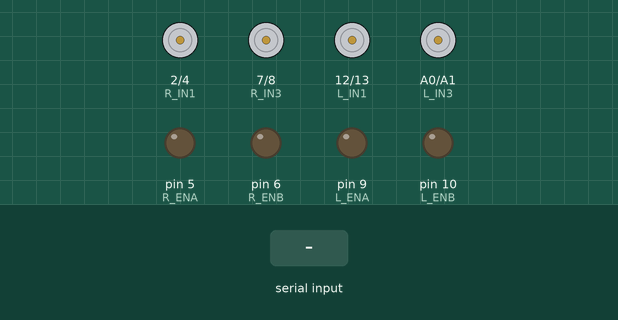
The sketch below on a simulated Arduino Uno, built with avr-gcc and run on an emulated ATmega328P. Shown: motor-driver pin pairs drawn as motors (green arrow = first pin HIGH = forward, orange = second pin HIGH = backward, longer = more drive), output pins drawn as LEDs (lit = HIGH). Inputs (shaded band) come from the test bench.

Above: at 1.2 s.
1.3 s: "F" received over Serial
At 2.5 s:
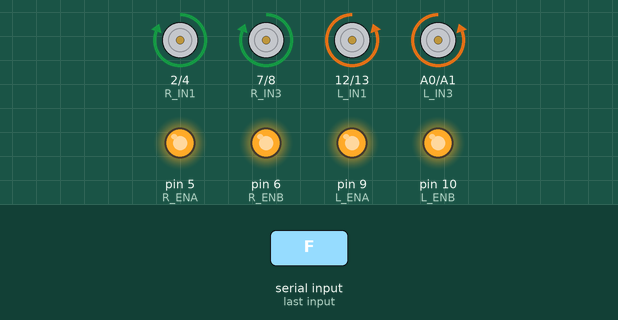
2.8 s: "B" received over Serial
At 3.6 s:
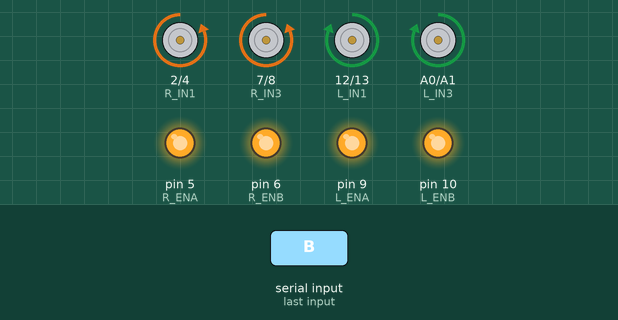
4.3 s: "L" received over Serial
At 4.8 s:
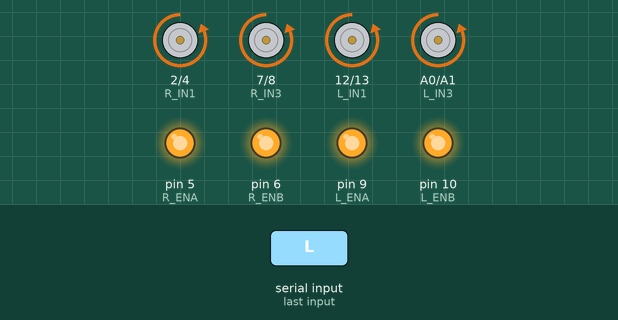
5.8 s: "R" received over Serial
At 7.0 s:
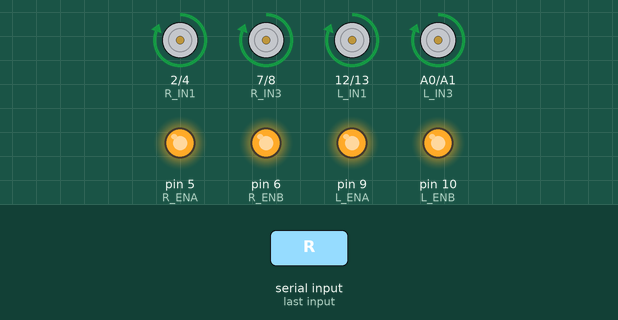
7.3 s: "f" received over Serial
At 8.3 s:
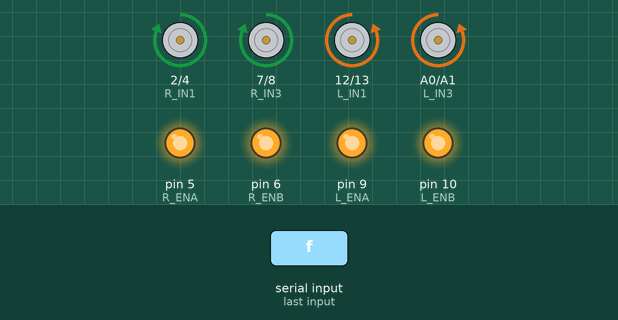
8.8 s: "b" received over Serial
At 9.4 s:
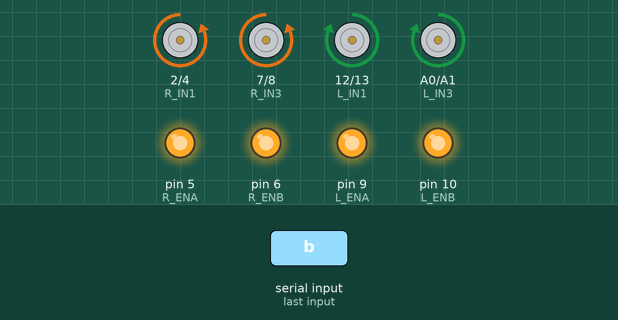
Timing chart, 0 to 11.3 s (numbered marks = the images above; inputs shaded):
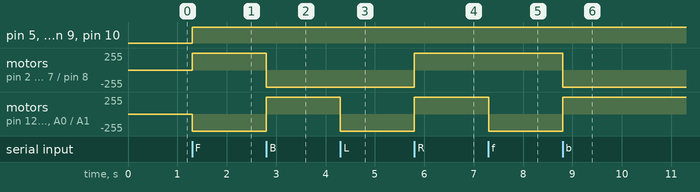

The sketch:

mine.ino
```cpp
// ========================================
// DRIVER 1 = RIGHT WHEELS
// ========================================

#define R_ENA 5
#define R_IN1 2
#define R_IN2 4

#define R_ENB 6
#define R_IN3 7
#define R_IN4 8


// ========================================
// DRIVER 2 = LEFT WHEELS
// ========================================

#define L_ENA 9
#define L_IN1 12
#define L_IN2 13

#define L_ENB 10
#define L_IN3 A0
#define L_IN4 A1


int speedValue = 255;


// ========================================

void setup() {

  pinMode(R_ENA, OUTPUT);
  pinMode(R_IN1, OUTPUT);
  pinMode(R_IN2, OUTPUT);
  pinMode(R_ENB, OUTPUT);
  pinMode(R_IN3, OUTPUT);
  pinMode(R_IN4, OUTPUT);

  pinMode(L_ENA, OUTPUT);
  pinMode(L_IN1, OUTPUT);
  pinMode(L_IN2, OUTPUT);
  pinMode(L_ENB, OUTPUT);
  pinMode(L_IN3, OUTPUT);
  pinMode(L_IN4, OUTPUT);

  Serial.begin(9600);

  stopCar();
}


// ========================================
// LOOP
// ========================================

void loop() {

  if (Serial.available()) {

    char command = Serial.read();

    if (command == 'F' || command == 'f')
      forward();

    else if (command == 'B' || command == 'b')
      backward();

    else if (command == 'L' || command == 'l')
      left();

    else if (command == 'R' || command == 'r')
      right();

    else if (command == 'S' || command == 's')
      stopCar();
  }
}


// ========================================
// FORWARD
// ========================================

void forward() {

  // RIGHT SIDE FORWARD
  digitalWrite(R_IN1, HIGH);
  digitalWrite(R_IN2, LOW);

  digitalWrite(R_IN3, HIGH);
  digitalWrite(R_IN4, LOW);


  // LEFT SIDE REVERSED
  digitalWrite(L_IN1, LOW);
  digitalWrite(L_IN2, HIGH);

  digitalWrite(L_IN3, LOW);
  digitalWrite(L_IN4, HIGH);

  setSpeed();
}


// ========================================
// BACKWARD
// ========================================

void backward() {

  // RIGHT SIDE BACKWARD
  digitalWrite(R_IN1, LOW);
  digitalWrite(R_IN2, HIGH);

  digitalWrite(R_IN3, LOW);
  digitalWrite(R_IN4, HIGH);


  // LEFT SIDE REVERSED
  digitalWrite(L_IN1, HIGH);
  digitalWrite(L_IN2, LOW);

  digitalWrite(L_IN3, HIGH);
  digitalWrite(L_IN4, LOW);

  setSpeed();
}


// ========================================
// LEFT
// ========================================

void left() {

  // RIGHT SIDE BACKWARD
  digitalWrite(R_IN1, LOW);
  digitalWrite(R_IN2, HIGH);

  digitalWrite(R_IN3, LOW);
  digitalWrite(R_IN4, HIGH);


  // LEFT SIDE BACKWARD
  digitalWrite(L_IN1, LOW);
  digitalWrite(L_IN2, HIGH);

  digitalWrite(L_IN3, LOW);
  digitalWrite(L_IN4, HIGH);

  setSpeed();
}


// ========================================
// RIGHT
// ========================================

void right() {

  // RIGHT SIDE FORWARD
  digitalWrite(R_IN1, HIGH);
  digitalWrite(R_IN2, LOW);

  digitalWrite(R_IN3, HIGH);
  digitalWrite(R_IN4, LOW);


  // LEFT SIDE FORWARD
  digitalWrite(L_IN1, HIGH);
  digitalWrite(L_IN2, LOW);

  digitalWrite(L_IN3, HIGH);
  digitalWrite(L_IN4, LOW);

  setSpeed();
}


// ========================================
// STOP
// ========================================

void stopCar() {

  digitalWrite(R_IN1, LOW);
  digitalWrite(R_IN2, LOW);
  digitalWrite(R_IN3, LOW);
  digitalWrite(R_IN4, LOW);

  digitalWrite(L_IN1, LOW);
  digitalWrite(L_IN2, LOW);
  digitalWrite(L_IN3, LOW);
  digitalWrite(L_IN4, LOW);

  analogWrite(R_ENA, 0);
  analogWrite(R_ENB, 0);

  analogWrite(L_ENA, 0);
  analogWrite(L_ENB, 0);
}


// ========================================
// SPEED
// ========================================

void setSpeed() {

  analogWrite(R_ENA, speedValue);
  analogWrite(R_ENB, speedValue);

  analogWrite(L_ENA, speedValue);
  analogWrite(L_ENB, speedValue);
}
```

Measured:
- after the input at 1.3 s, pin 5 (R_ENA), pin 6 (R_ENB), pin 9 (L_ENA), pin 10 (L_ENB): LOW → HIGH at once; motor on pin 2 (R_IN1) / pin 4 (R_IN2), motor on pin 7 (R_IN3) / pin 8 (R_IN4): stopped → forward 255/255 at once; motor on pin 12 (L_IN1) / pin 13 (L_IN2), motor on A0 (L_IN3) / A1 (L_IN4): stopped → backward 255/255 at once
- after the input at 2.8 s, motor on pin 2 (R_IN1) / pin 4 (R_IN2), motor on pin 7 (R_IN3) / pin 8 (R_IN4): forward 255/255 → backward 255/255 at once; motor on pin 12 (L_IN1) / pin 13 (L_IN2), motor on A0 (L_IN3) / A1 (L_IN4): backward 255/255 → forward 255/255 at once
- after the input at 4.3 s, motor on pin 12 (L_IN1) / pin 13 (L_IN2), motor on A0 (L_IN3) / A1 (L_IN4): forward 255/255 → backward 255/255 at once
- after the input at 5.8 s, motor on pin 2 (R_IN1) / pin 4 (R_IN2), motor on pin 7 (R_IN3) / pin 8 (R_IN4), motor on pin 12 (L_IN1) / pin 13 (L_IN2), motor on A0 (L_IN3) / A1 (L_IN4): backward 255/255 → forward 255/255 at once
- after the input at 7.3 s, motor on pin 12 (L_IN1) / pin 13 (L_IN2), motor on A0 (L_IN3) / A1 (L_IN4): forward 255/255 → backward 255/255 at once
- after the input at 8.8 s, motor on pin 2 (R_IN1) / pin 4 (R_IN2), motor on pin 7 (R_IN3) / pin 8 (R_IN4): forward 255/255 → backward 255/255 at once; motor on pin 12 (L_IN1) / pin 13 (L_IN2), motor on A0 (L_IN3) / A1 (L_IN4): backward 255/255 → forward 255/255 at once
